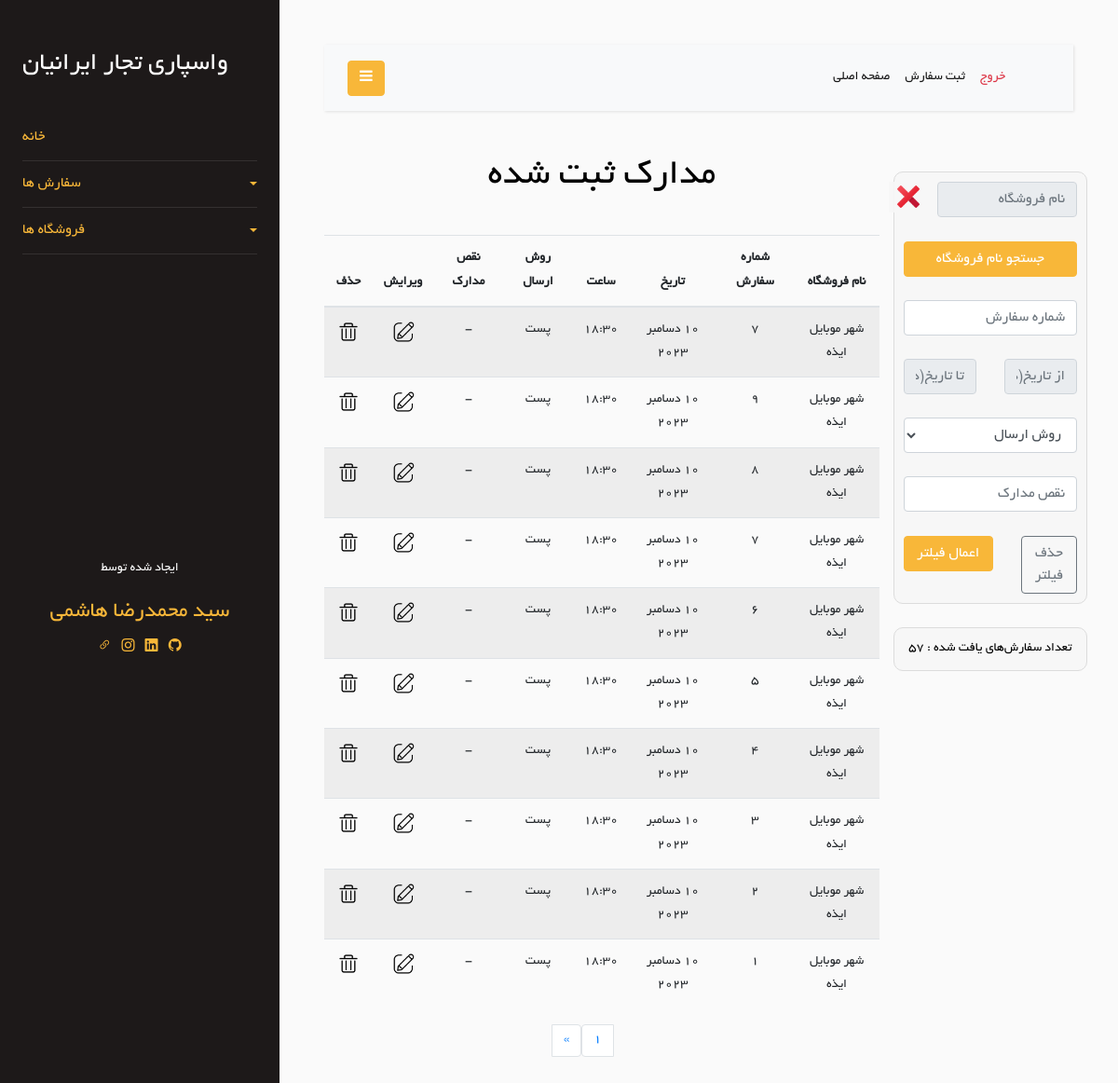
The page /Order/show-orders (signed in) on the database as committed earlier.
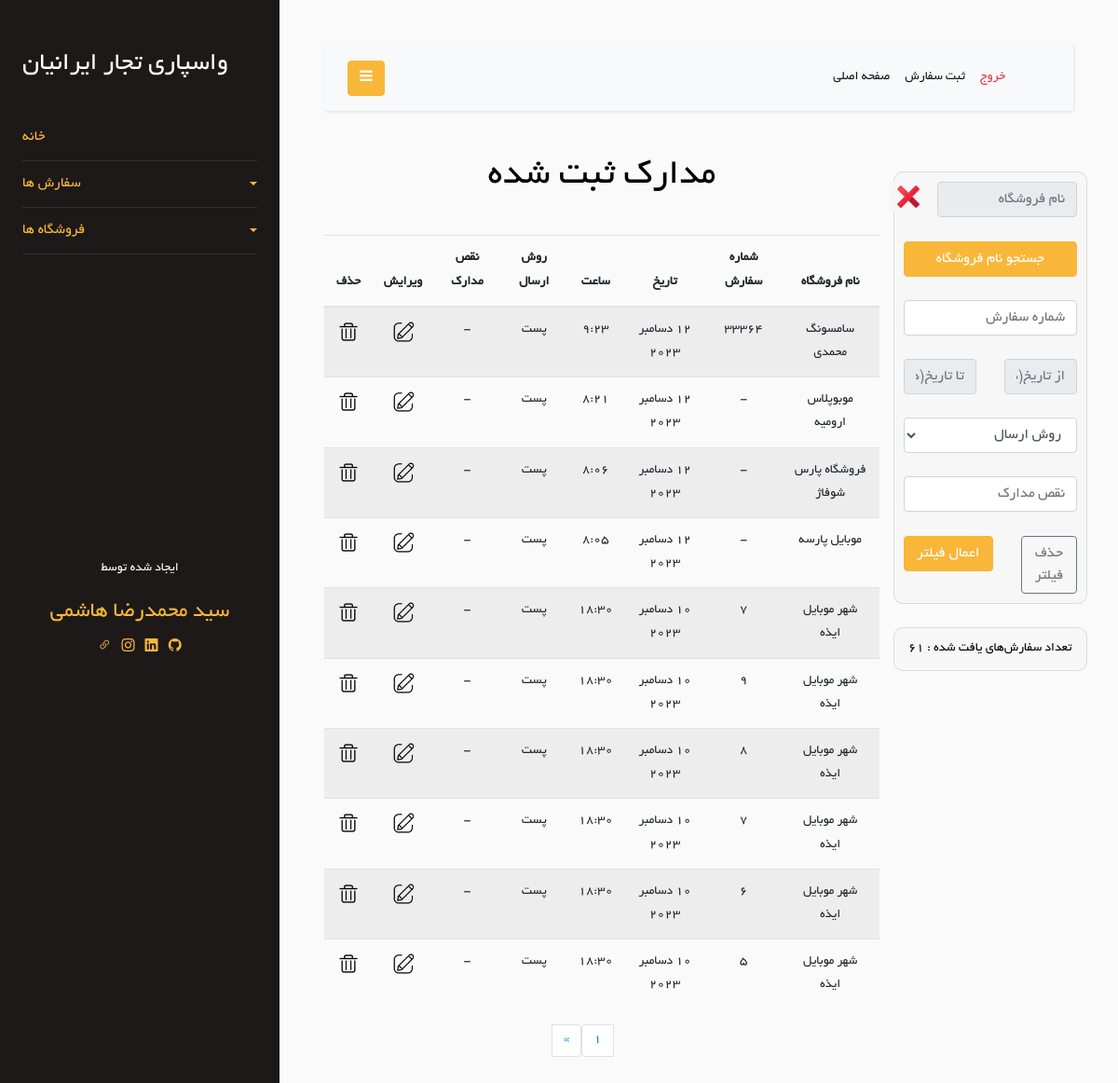
The same page on the database as committed later.
### Order/models.py (models this page shows)
class Order(models.Model):
    store = models.ForeignKey(Store, on_delete=models.CASCADE)
    order_number = models.TextField(blank=True, null=True)
    shipping_method = models.ForeignKey(ShippingMethod, on_delete=models.CASCADE, null=True, blank=True)
    date = models.DateField(null=True, blank=True)
    time = models.TimeField(null=True, blank=True)
    document_defects = models.CharField(max_length=200, blank=True, null=True)
    is_delete = models.BooleanField(default=False)
    class Meta:
        verbose_name = "Order"

class ShippingMethod(models.Model):
    en_name = models.CharField(max_length=20)
    fa_name = models.CharField(max_length=20)
    def __str__(self):
        return self.fa_name
    class Meta:
        verbose_name = "Shipping Method"
    class Meta:
        verbose_name = 'Shipping Method'

### Store/models.py (models this page shows, shortened)
class Store(models.Model):
    store_name = models.CharField(max_length=100)
    is_active = models.BooleanField(default=True)
    is_delete = models.BooleanField(default=False)
    class Meta:
        db_table = 'Store'

### Order/views.py (the view)
# urls.py: path('show-orders', views.show_order, name='show-orders'),
@login_required
def show_order(request):
    is_filter = False
    orders = Order.objects.filter(is_delete=False).order_by('-id')
    orders_for_report = orders
    orders_len = len(orders)
    stores = Store.objects.filter().all()
    filter_order = filterOrderForm(request.POST)
    per_page = 10
    paginator = Paginator(orders, per_page)
    page = request.GET.get('page')
    try:
        orders = paginator.page(page)
    except PageNotAnInteger:
        orders = paginator.page(1)
    except EmptyPage:
        orders = paginator.page(paginator.num_pages)
    context = {
        'orders': orders,
        'FilterOrderForm': filter_order,
        'stores': stores,
        'is_filter': is_filter,
        'orders_for_report': orders_for_report,
        'orders_len': orders_len,
    }
    return render(request, 'Order/show-orders.html', context)

### Order/templates/Order/show-orders.html (shortened to what the changed rows need)
{% extends 'base/layout.html' %}
{% load static %}
{% load jformat %}
{% block header-link %}
    <link rel="stylesheet" href="{% static 'css/Order/show-orders.css' %}"/>
{% endblock %}
{% block mian %}
    <div class="row">
        <div class="col-md-3 text-center">
            <br/>
            <br/>
            <div class="row">
                <div class="col-12 action_box">
                    <p style="margin: 0; color: black">تعداد سفارش‌های یافت شده : {{ orders_len }}</p>
                </div>
            </div>
        </div>
        <br/>
        <br/>
        <div class="col-md-9 text-center">
            <h1>مدارک ثبت شده{% if is_filter %} (فیلتر شده) {% endif %}</h1>
            <br/>
            <div class="row">
                <div class="col-12">
                    <div class="table-responsive">
                        <table class="table table-striped">
                            <thead>
                            <tr>
                                <th>نام فروشگاه</th>
                                <th>شماره سفارش</th>
                                <th>تاریخ</th>
                                <th>ساعت</th>
                                <th>روش ارسال</th>
                                <th>نقص مدارک</th>
                                <th>ویرایش</th>
                                <th>حذف</th>
                            </tr>
                            </thead>
                            <tbody>
                            {% for order in orders %}
                                <tr>
                                    <td>{{ order.store.store_name }}</td>
                                    {% if order.order_number %}
                                        <td>{{ order.order_number }}</td>
                                    {% else %}
                                        <td>-</td>
                                    {% endif %}
                                    <td>
                                        {{ order.date|jformat:"%d / %m / %Y" }}
                                    </td>
                                    <td>{{ order.time }}</td>
                                    <td>{{ order.shipping_method }}</td>
                                    {% if order.document_defects %}
                                        <td>{{ order.document_defects }}</td>
                                    {% else %}
                                        <td>-</td>
                                    {% endif %}
                                    <td>
                                        <a href="{% url 'update_order' order_id=order.id %}">
                                            <img class="icon" src="{% static 'Order/image/edit-icon.png' %}"/>
                                        </a>
                                    </td>
                                    <td>
                                        <a href="{% url 'delete_order' order_id=order.id %}" onclick="confirmDelete(event)">
                                            <img class="icon" src="{% static 'Order/image/delete-icon.png' %}"/>
                                        </a>
                                    </td>
                                </tr>
                            {% endfor %}
                            </tbody>
                        </table>
                    </div>
                </div>
            </div>
        </div>
    </div>
{% endblock %}

Rows that differ between the two databases and show on the page:
no longer on this page (row unchanged): Order: store.store_name "شهر موبایل ایذه", order_number "4", date|jformat "10 دسامبر 2023", time "18:30", shipping_method "پست"
no longer on this page (row unchanged): Order: store.store_name "شهر موبایل ایذه", order_number "3", date|jformat "10 دسامبر 2023", time "18:30", shipping_method "پست"
no longer on this page (row unchanged): Order: store.store_name "شهر موبایل ایذه", order_number "2", date|jformat "10 دسامبر 2023", time "18:30", shipping_method "پست"
no longer on this page (row unchanged): Order: store.store_name "شهر موبایل ایذه", order_number "1", date|jformat "10 دسامبر 2023", time "18:30", shipping_method "پست"
added Order: store.store_name "سامسونگ محمدی", order_number "33364", date|jformat "12 دسامبر 2023", time "9:23", shipping_method "پست"
added Order: store.store_name "موبوپلاس ارومیه", date|jformat "12 دسامبر 2023", time "8:21", shipping_method "پست"
added Order: store.store_name "فروشگاه پارس شوفاژ", date|jformat "12 دسامبر 2023", time "8:06", shipping_method "پست"
added Order: store.store_name "موبایل پارسه", date|jformat "12 دسامبر 2023", time "8:05", shipping_method "پست"
Other text that changed with them:
{{ orders_len }}: "57" → "61"
